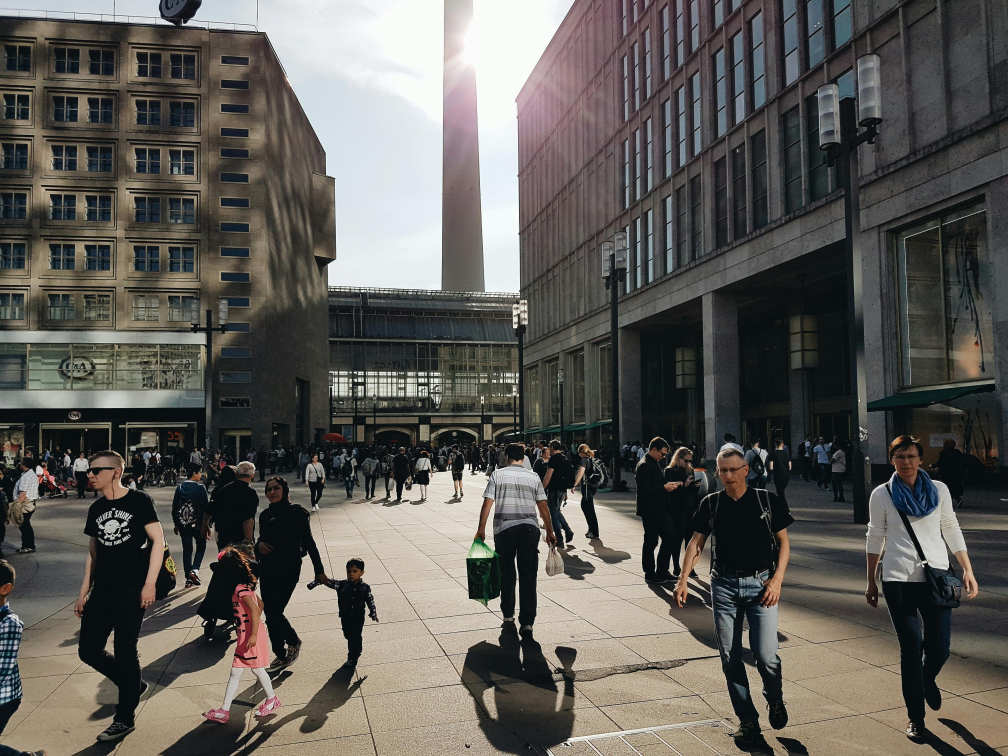
#> input picture complex-C2.jpg, 4032 x 3024 px, found by its file name (shown at 1/4 size)
$ jupyter execute Pedestrian_Detection_using_OpenCV.ipynb
#> lines starting #> are read from the running program, lines starting #| are printed output that depends on the picture; after the words box and inside, x2 and y2 are one past the last pixel; in counts of white or black regions, pixels touching at a corner belong together
# **Pedestrian Detection using OpenCV**

**Note** : copy the notebook to your own drive for implementation if any error occurs

[cell 1]
import cv2
import imutils
from google.colab.patches import cv2_imshow

[cell 2]
# Initializing the HOG person detector
hog = cv2.HOGDescriptor()
hog.setSVMDetector(cv2.HOGDescriptor_getDefaultPeopleDetector())

[cell 3]
# Reading the image
image = cv2.imread('./drive/MyDrive/complex-C2.jpg')
#> image is the input picture: shape (3024, 4032, 3); mean B, G, R 87.4, 92.1, 94.7

[cell 4]
# Resize the image
image = imutils.resize(image, width=min(400, image.shape[1]))
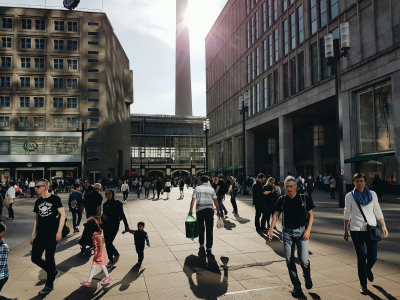
#> image: shape (300, 400, 3); mean B, G, R 87.4, 92.1, 94.7

[cell 5]
# Convert the image to grayscale for better processing
gray = cv2.cvtColor(image, cv2.COLOR_BGR2GRAY)
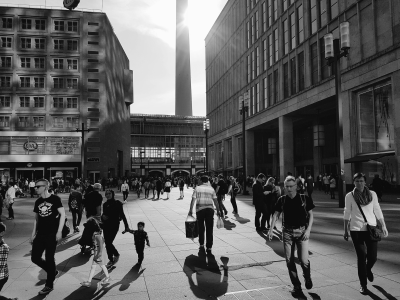
#> gray: shape (300, 400); min 10, max 251, mean 92.4

[cell 6]
# Applying histogram equalization to enhance contrast
gray = cv2.equalizeHist(gray)
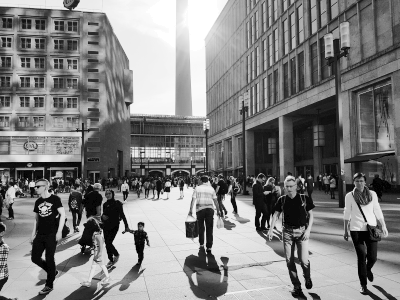
#> gray: shape (300, 400); min 0, max 255, mean 128.3

[cell 7]
# Detecting all the regions in the image that has pedestrians inside it
(regions, _) = hog.detectMultiScale(image, winStride=(4,4), padding=(4,4), scale=1.05)
#> regions = [[171, 149, 70, 140], [67, 157, 69, 137], [260, 157, 69, 138], [327, 159, 69, 138], [13, 165, 67, 134]]

[cell 8]
# Drawing the regions in the image
for (x,y,w,h) in regions:
    cv2.rectangle(image,(x,y), (x+w, y+h), (0,0,255),2)
#> this loop made 5 passes
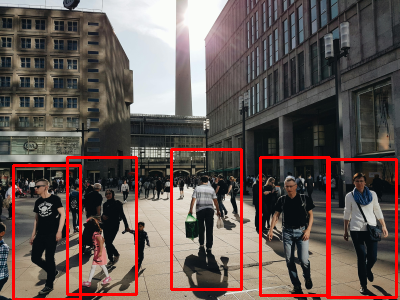
#> image: shape (300, 400, 3); 4.94% of pixels changed, all inside (x1, y1, x2, y2) = (12, 148, 398, 300)
